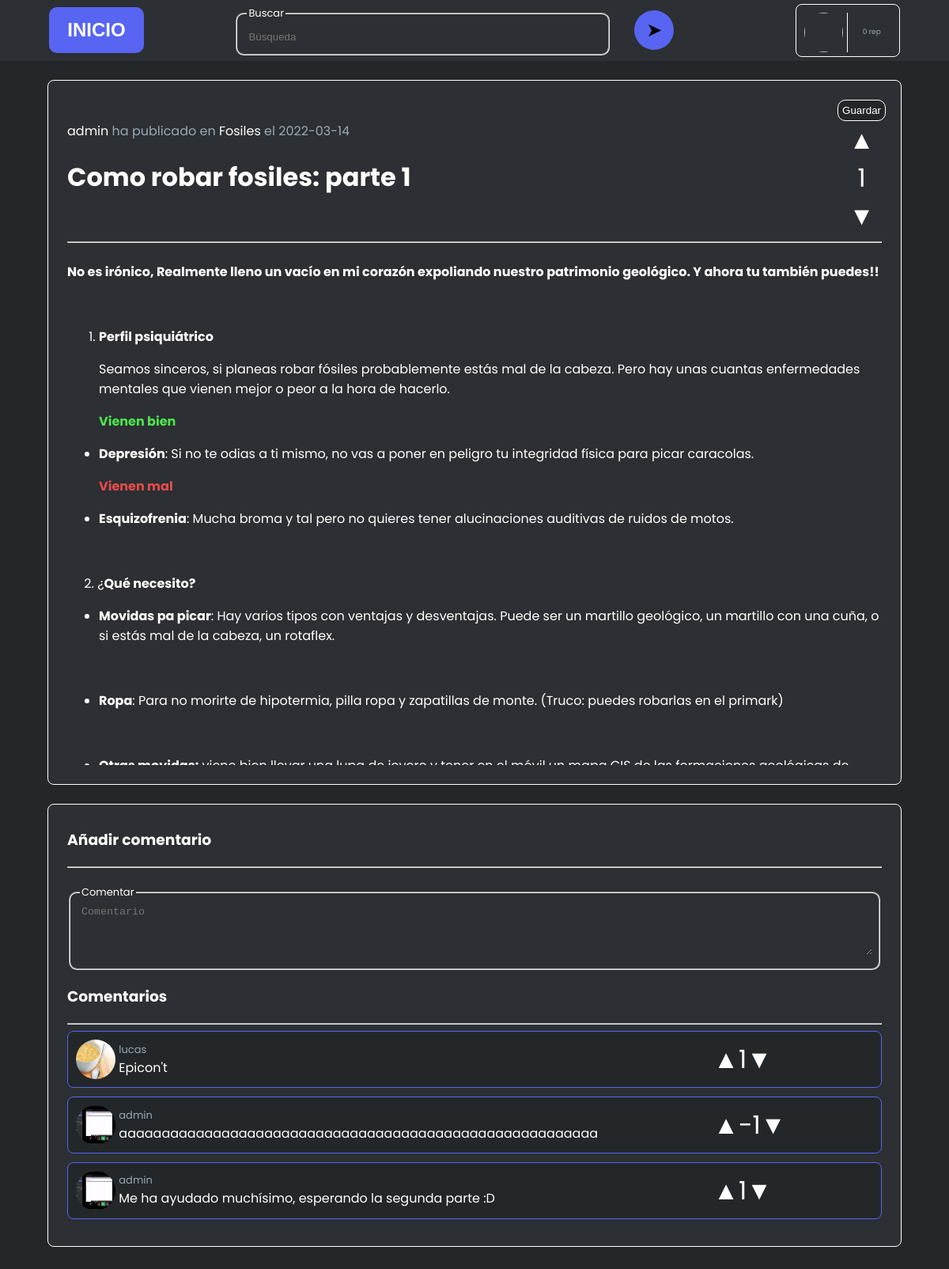
Before: /sitio/art/index.php?id=9 with the older database file.
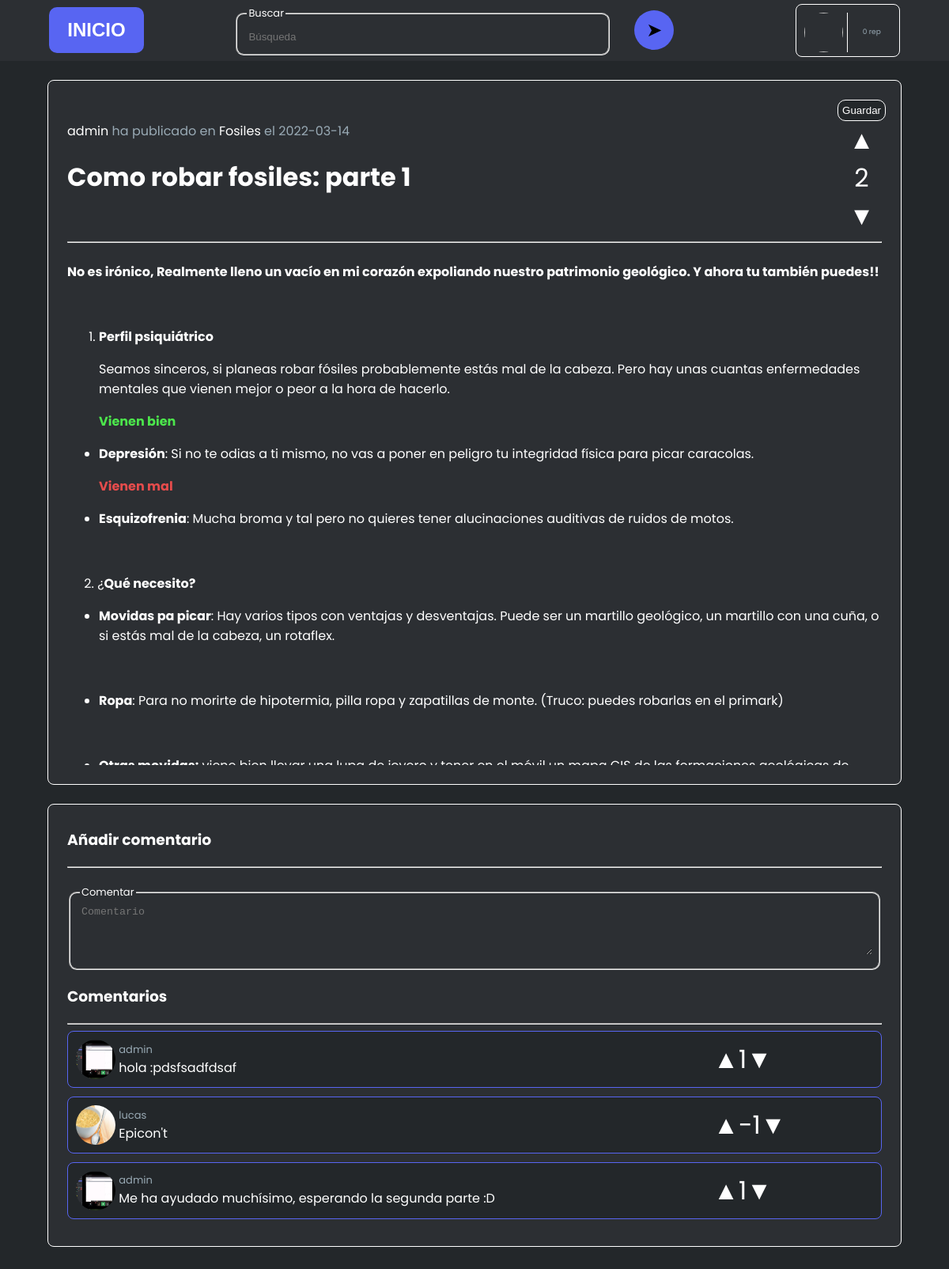
After: the same page with the newer database file.
### tables this page shows
CREATE TABLE `comentarios` (
  `id` int(11) NOT NULL AUTO_INCREMENT,
  `comentador` varchar(16) DEFAULT NULL,
  `articulo` int(11) DEFAULT NULL,
  `contenido` text DEFAULT NULL,
  `fecha_publicacion` date DEFAULT current_timestamp(),
  PRIMARY KEY (`id`),
  KEY `comentador` (`comentador`),
  KEY `articulo` (`articulo`),
  CONSTRAINT `comentarios_ibfk_1` FOREIGN KEY (`comentador`) REFERENCES `usuarios` (`alias`) ON DELETE CASCADE,
  CONSTRAINT `comentarios_ibfk_2` FOREIGN KEY (`articulo`) REFERENCES `articulos` (`id`) ON DELETE CASCADE
);

### sitio/art/index.php (the view, shortened to what the changed rows need)
<!DOCTYPE html><html lang="es">
<head>
    <link rel="stylesheet" href="resources/styles.css">
    <?php
        require_once("../../conexion/utils.php");
        if(!isset($con)) $con = new mysqli("localhost", "root", "", "Scope");
        $resArt = $con->query("SELECT * FROM articulos WHERE id = ".$_GET['id']);
        $articulo = mysqli_fetch_assoc($resArt);
        $resRep = $con->query("SELECT * FROM votosxarticulos WHERE art=".$_GET['id']);
        $positivos = 0;
        if ($resRep->num_rows > 0) {
            while ($row = mysqli_fetch_assoc($resRep)) $rep[] = $row;
            for ($i = 0; $i < count($rep); $i++){
                if ($rep[$i]['positivo'] == 1) $positivos++;
                else $positivos--;
            }
        }
        $resCom = $con->query("SELECT * FROM comentarios WHERE articulo = ".$_GET['id']." ORDER BY id DESC");
        while ($row = mysqli_fetch_assoc($resCom)) $comentarios[] = $row;
    ?>
</head>
<body>
                <div class="rep"><?php
                    $res = $con->query("SELECT (SELECT COUNT(*) FROM votosxarticulos WHERE art IN (SELECT id FROM articulos WHERE op='".$_SESSION['user']['alias']."') AND positivo=1) - (SELECT COUNT(*) FROM votosxarticulos WHERE art IN (SELECT id FROM articulos WHERE op='".$_SESSION['user']['alias']."') AND positivo=0) as rep");
                ?> rep</div>
    <div id="articulo"
    <?php
        if (isset($voto)){
            if ($voto['positivo'] == 1) echo "class='liked'";
            else echo "class='disliked'";
        }
    ?>>
        <div class="cabecera">
            <div class="izqd">
                <div class="titulo">
                    <h1><?php echo $articulo['titulo']; ?></h1>
                </div>
            </div>
            <div class="drch">
                <button id="guardar" class="btn
                <?php
                    $res = $con->query("SELECT * FROM publicacionesguardadas WHERE alias='".$_SESSION['user']['alias']."' AND art='".$articulo['id']."'");
                    if ($res->num_rows == 0) echo "guardarPub\">Guardar</button>";
                    else echo "guardada\">Guardado</button>";
                ?>
                <div class="like likeA">▲</div>
                <div class="nVotos"><?php echo $positivos; ?></div>
                <div class="dislike dislikeA">▼</div>
            </div>
        </div>
    </div>
    <div class="comentarios">
        <?php
            if($resCom->num_rows < 1) echo "No hay comentarios";
            else{
                for($i = 0; $i < count($comentarios); $i++){
                    $consultaVotos = $con->query("SELECT (SELECT COUNT(*) FROM votosxcomentarios WHERE positivo=1 AND comentario=".$comentarios[$i]['id'].") - (SELECT COUNT(*) FROM votosxcomentarios WHERE positivo=0 AND comentario=".$comentarios[$i]['id'].") AS votos;");
                    $votosComentario = mysqli_fetch_assoc($consultaVotos);
                    echo "
                    <div class='comentario";
                    if (isset($votoCom)){
                        if ($votoCom['positivo'] == 1){
                            echo " liked";
                            unset($votoCom);
                        }
                        else {
                            echo " disliked";
                            unset($votoCom);
                        }
                    }
                    echo "' id='comentario_".$comentarios[$i]['id']."'>
                        <div>
                            <img class='imagen' src='../../resources/img/pfp/";
                            $user = $comentarios[$i]['comentador'];
                            if(file_exists("../../resources/img/pfp/".$user.".jpg")) echo $user.".jpg'/>";
                            else if(file_exists("../../resources/img/pfp/".$user.".jpeg")) echo $user.".jpeg'/>";
                            else if(file_exists("../../resources/img/pfp/".$user.".png")) echo $user.".png'/>";
                            else if(file_exists("../../resources/img/pfp/".$user.".gif")) echo $user.".gif'/>";
                            else echo "(default).jpg'/>";
                            echo "
                            <div class='cuerpo'>
                                <div class='comentador'>".$comentarios[$i]['comentador']."</div>
                                <div class='contenido'>".base64_decode($comentarios[$i]['contenido'])."</div>
                            </div>
                        </div>
                        <div class='votos'>
                            <div class='like likeC'>▲</div>
                            <div class='nVotos'>".$votosComentario['votos']."</div>
                            <div class='dislike dislikeC'>▼</div>
                        </div>";
                    echo "</div>";
                }
            }
        ?>
    </div>
</body>
</html>

Changed rows visible on the page:
removed comentarios: comentador (picture), comentador "admin", contenido "aaaaaaaaaaaaaaaaaaaaaaaaaaaaaaaaaaaaaaaaaaaaaaaaaaaaaaaa", votos "-1"
added comentarios: comentador (picture), comentador "admin", contenido "hola :pdsfsadfdsaf", votos "1"
computed for comentarios "Epicon't": votos "1" → "-1"
Other visible differences:
$positivos: "1" → "2"
